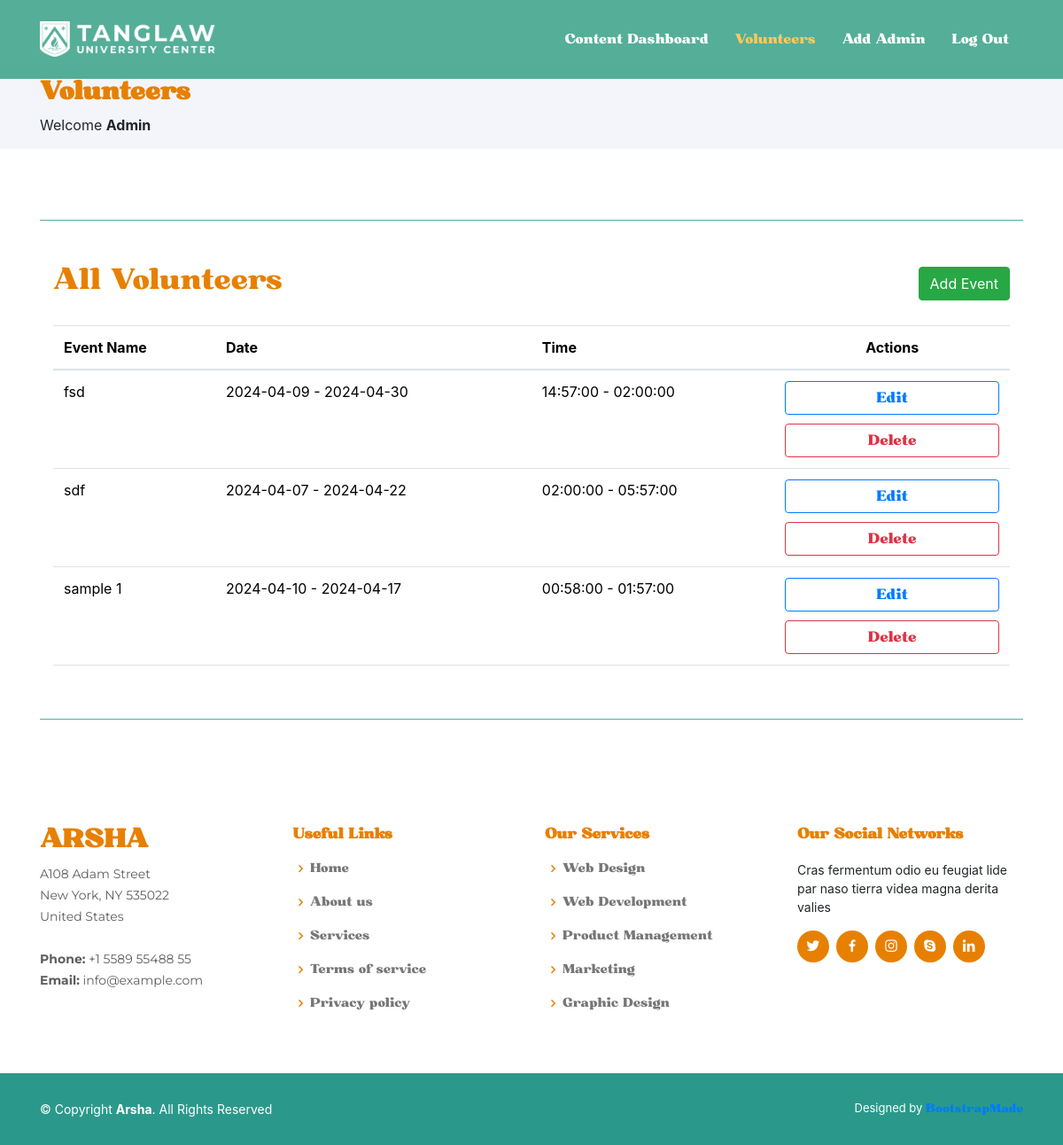
Page /admin/userDashboard.php (signed in) on the committed database.
### tables this page shows
CREATE TABLE `events` (
  `event_image` longblob NOT NULL,
  `event_name` varchar(255) NOT NULL,
  `event_location` varchar(255) NOT NULL,
  `event_contact_person` varchar(255) NOT NULL,
  `event_contact` varchar(11) NOT NULL,
  `event_date_start` date NOT NULL,
  `event_date_end` date NOT NULL,
  `event_time_start` time NOT NULL,
  `event_time_end` time NOT NULL,
  `event_content` mediumtext NOT NULL,
  `event_id` int(11) NOT NULL
);

### admin/userDashboard.php (the view, shortened to what this page needs)
<?php
    if (!isset($_SESSION["admin"])) {
        header("Location: ../authentication/adminLogin.php");
    }  else {
        $admin = $_SESSION["admin"];
        $admin_fullname = $admin["admin_fullname"];
    }
?>
<!DOCTYPE html>
<html lang="en">
<head>
  <link href="../assets/vendor/aos/aos.css" rel="stylesheet">
  <link href="../assets/vendor/bootstrap/css/bootstrap.min.css" rel="stylesheet">
  <link href="../assets/vendor/bootstrap-icons/bootstrap-icons.css" rel="stylesheet">
  <link href="../assets/vendor/boxicons/css/boxicons.min.css" rel="stylesheet">
  <link href="../assets/vendor/glightbox/css/glightbox.min.css" rel="stylesheet">
  <link href="../assets/vendor/remixicon/remixicon.css" rel="stylesheet">
  <link href="../assets/vendor/swiper/swiper-bundle.min.css" rel="stylesheet">
  <link rel="stylesheet" href="https://stackpath.bootstrapcdn.com/bootstrap/4.5.2/css/bootstrap.min.css">
  <link href="../assets/css/style.css" rel="stylesheet">
  <link href="../assets/css/font.css" rel="stylesheet">
  <link rel="stylesheet" href="https://stackpath.bootstrapcdn.com/bootstrap/4.5.2/css/bootstrap.min.css">
</head>
<?php
    require_once("../db-connector.php");
    $query = "SELECT * FROM events";
    $stmt = $pdo_obj->query($query);
    $events = $stmt->fetchAll(PDO::FETCH_ASSOC);
?>
<body>
  <header id="header" class="fixed-top header-inner-pages">
    <div class="container d-flex align-items-center">
    <a href="adminHome.php" class="logo me-auto"><img src="../assets/img/logo.png" alt="" class="img-fluid"></a>
      <nav id="navbar" class="navbar">
        <ul>
            <li><a class="nav-link scrollto" href="adminHome.php">Content Dashboard</a></li>
            <li><a class="nav-link scrollto active" href="userDashboard.php">Volunteers</a></li>
            <li><a class="nav-link scrollto" href="addAdmin.php">Add Admin</a></li>
            <li><a class="nav-link scrollto" href="../authentication/logout.php">Log Out</a></li>
        </ul>
      </nav>
    </div>
  </header>
  <main id="main">
    <section id="breadcrumbs" class="breadcrumbs">
      <div class="container">
        <h2 class="header-text-2">Volunteers</h2>
        <?php
            echo "Welcome <b>".$admin_fullname."</b>";
        ?>
      </div>
    </section>
    <section class="inner-page">
      <div class="container">
      <div class="line"></div>
    <div class="container table-container">
<br>
<br>
  <div class="d-flex justify-content-between align-items-center">
    <h2 style="color:#e78000">All Volunteers</h2>
    <a class="btn btn-success" href="addContent.php">Add Event</a>
  </div>
  <br>
  <table style="margin-bottom:60px;" class="table">
    <thead>
      <tr>
        <th>Event Name</th>
        <th>Date</th>
        <th>Time</th>
        <th style="text-align: center;">Actions</th>
      </tr>
    </thead>
    <tbody>
      <?php foreach ($events as $event): ?>
        <tr>
          <td><?php echo $event['event_name']; ?></td>
          <td><?php echo $event['event_date_start']; ?> - <?php echo $event['event_date_end']; ?></td>
          <td><?php echo $event['event_time_start']; ?> - <?php echo $event['event_time_end']; ?></td>
          <td>
          <a href="editContent.php?id=<?php echo $event['event_id']; ?>"><button style="margin-bottom:10px;" class="btn btn-outline-primary dash-button">Edit</button></a>
          <a href="deleteContent.php?id=<?php echo $event['event_id']; ?>"><button  class="btn btn-outline-danger dash-button">Delete</button>
          </td>
        </tr>
      <?php endforeach; ?>
    </tbody>
  </table>
</div>
      <div class="line"></div>
      </div>
    </section>
  </main>
  <footer id="footer">
    <div class="footer-top">
      <div class="container">
        <div class="row">
          <div class="col-lg-3 col-md-6 footer-contact">
            <h3>Arsha</h3>
            <p>
              A108 Adam Street <br>
              New York, NY 535022<br>
              United States <br><br>
              <strong>Phone:</strong> +1 5589 55488 55<br>
              <strong>Email:</strong> info@example.com<br>
            </p>
          </div>
          <div class="col-lg-3 col-md-6 footer-links">
            <h4>Useful Links</h4>
            <ul>
              <li><i class="bx bx-chevron-right"></i> <a href="#">Home</a></li>
              <li><i class="bx bx-chevron-right"></i> <a href="#">About us</a></li>
              <li><i class="bx bx-chevron-right"></i> <a href="#">Services</a></li>
              <li><i class="bx bx-chevron-right"></i> <a href="#">Terms of service</a></li>
              <li><i class="bx bx-chevron-right"></i> <a href="#">Privacy policy</a></li>
            </ul>
          </div>
          <div class="col-lg-3 col-md-6 footer-links">
            <h4>Our Services</h4>
            <ul>
              <li><i class="bx bx-chevron-right"></i> <a href="#">Web Design</a></li>
              <li><i class="bx bx-chevron-right"></i> <a href="#">Web Development</a></li>
              <li><i class="bx bx-chevron-right"></i> <a href="#">Product Management</a></li>
              <li><i class="bx bx-chevron-right"></i> <a href="#">Marketing</a></li>
              <li><i class="bx bx-chevron-right"></i> <a href="#">Graphic Design</a></li>
            </ul>
          </div>
          <div class="col-lg-3 col-md-6 footer-links">
            <h4>Our Social Networks</h4>
            <p>Cras fermentum odio eu feugiat lide par naso tierra videa magna derita valies</p>
            <div class="social-links mt-3">
              <a href="#" class="twitter"><i class="bx bxl-twitter"></i></a>
              <a href="#" class="facebook"><i class="bx bxl-facebook"></i></a>
              <a href="#" class="instagram"><i class="bx bxl-instagram"></i></a>
              <a href="#" class="google-plus"><i class="bx bxl-skype"></i></a>
              <a href="#" class="linkedin"><i class="bx bxl-linkedin"></i></a>
            </div>
          </div>
        </div>
      </div>
    </div>
    <div class="container footer-bottom clearfix">
      <div class="copyright">
        &copy; Copyright <strong><span>Arsha</span></strong>. All Rights Reserved
      </div>
      <div class="credits">
        Designed by <a href="https://bootstrapmade.com/">BootstrapMade</a>
      </div>
    </div>
  </footer>
</body>
</html>

### assets/css/style.css (style rules this page uses)
body { font-family: "Montserrat"; color: #444444; }
a { color: #e78000; text-decoration: none; font-family: "Bugaki"; }
h1, h2, h3, h4, h5, h6 { font-family: "Bugaki"; }
#header { transition: all 0.5s; z-index: 997; padding: 15px 0; }
#header.header-scrolled, #header.header-inner-pages { background: rgba(67, 166, 141, 0.9); }
#header .logo { font-size: 30px; margin: 0; padding: 0; line-height: 1; font-weight: 500; letter-spacing: 2px; text-transform: uppercase; }
#header .logo img { max-height: 40px; }
.navbar { padding: 0; }
.navbar ul { margin: 0; padding: 0; display: flex; list-style: none; align-items: center; }
.navbar li { position: relative; }
.navbar a, .navbar a:focus { display: flex; align-items: center; justify-content: space-between; padding: 10px 0 10px 30px; font-size: 15px; font-weight: 500; color: #fff; white-space: nowrap; transition: 0.3s; }
.navbar a:hover, .navbar .active, .navbar .active:focus, .navbar li:hover>a { color: #ffc95b; }
section { padding: 60px 0; overflow: hidden; }
.breadcrumbs { padding: 15px 0; background: #f3f5fa; min-height: 40px; margin-top: 72px; }
.breadcrumbs h2 { font-size: 28px; font-weight: 600; color: #e78000; }
#footer { font-size: 14px; background: #2a998b; }
#footer .footer-top { padding: 60px 0 30px 0; background: #fff; }
#footer .footer-top .footer-contact { margin-bottom: 30px; }
#footer .footer-top .footer-contact h3 { font-size: 28px; margin: 0 0 10px 0; padding: 2px 0 2px 0; line-height: 1; text-transform: uppercase; font-weight: 600; color: #e78000; }
#footer .footer-top .footer-contact p { font-size: 14px; line-height: 24px; margin-bottom: 0; font-family: "Montserrat"; color: #5e5e5e; }
#footer .footer-top h4 { font-size: 16px; font-weight: bold; color: #e78000; position: relative; padding-bottom: 12px; }
#footer .footer-top .footer-links { margin-bottom: 30px; }
#footer .footer-top .footer-links ul { list-style: none; padding: 0; margin: 0; }
#footer .footer-top .footer-links ul i { padding-right: 2px; color: #e78000; font-size: 18px; line-height: 1; }
#footer .footer-top .footer-links ul li { padding: 10px 0; display: flex; align-items: center; }
#footer .footer-top .footer-links ul li:first-child { padding-top: 0; }
#footer .footer-top .footer-links ul a { color: #777777; transition: 0.3s; display: inline-block; line-height: 1; }
#footer .footer-top .social-links a { font-size: 18px; display: inline-block; background: #e78000; color: #fff; line-height: 1; padding: 8px 0; margin-right: 4px; border-radius: 50%; text-align: center; width: 36px; height: 36px; transition: 0.3s; }
#footer .footer-bottom { padding-top: 30px; padding-bottom: 30px; color: #fff; }
#footer .copyright { float: left; }
#footer .credits { float: right; font-size: 13px; }
#footer .credits a { transition: 0.3s; }
.line { margin-top: 20px; border-top: 1px solid rgba(67, 166, 141, 0.9); }
.dash-button { display:flex; justify-content:flex-end; width:100%; padding:0 }

### rows in the picture
events: event_name "fsd", event_date_start "2024-04-09", event_date_end "2024-04-30", event_time_start "14:57:00", event_time_end "02:00:00"
events: event_name "sdf", event_date_start "2024-04-07", event_date_end "2024-04-22", event_time_start "02:00:00", event_time_end "05:57:00"
events: event_name "sample 1", event_date_start "2024-04-10", event_date_end "2024-04-17", event_time_start "00:58:00", event_time_end "01:57:00"

### other values in the picture
$admin_fullname "Admin"
